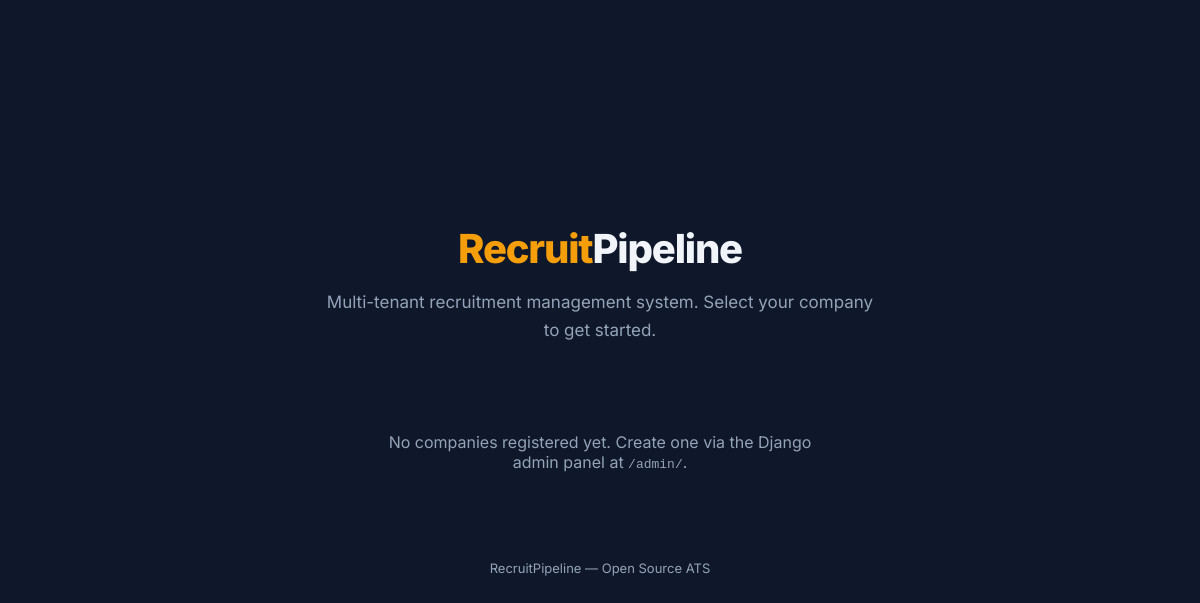
Before: / with the older database file.
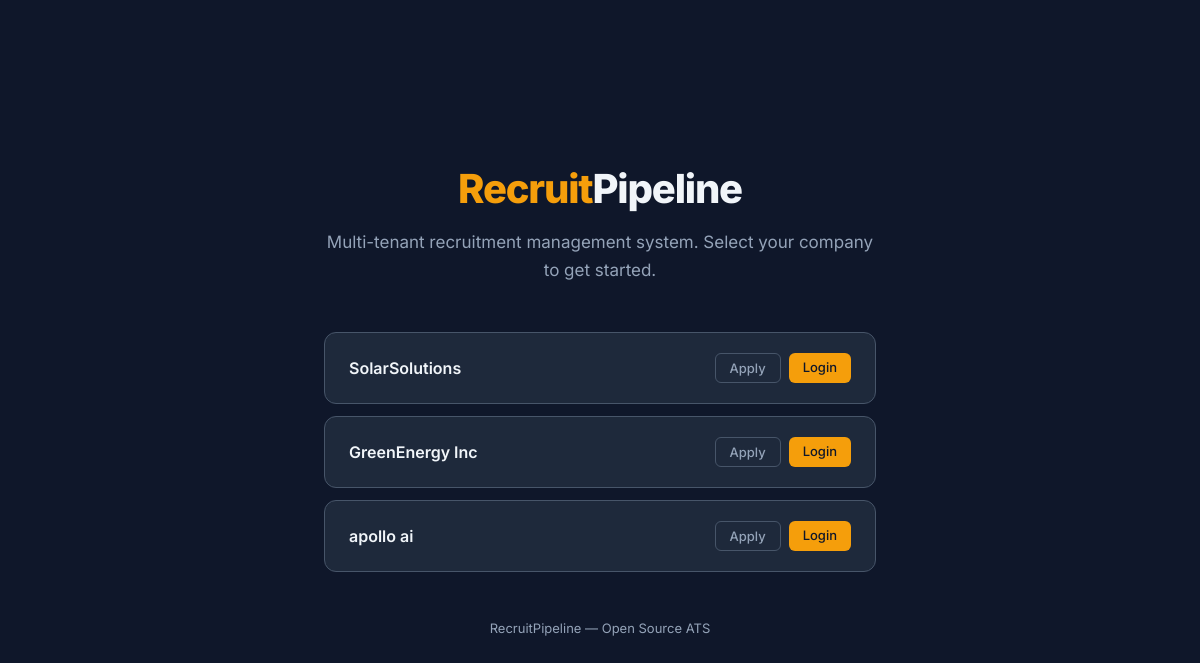
After: the same page with the newer database file.
### api/models.py (models this page shows, shortened)
class Company(models.Model):
    name = models.CharField('Company Name', max_length=200)
    slug = models.SlugField('Slug', max_length=100, unique=True, help_text='Used in URL: /slug/...')
    brand_color = models.CharField('Brand Color', max_length=7, default='#f59e0b', help_text='Hex color for branding')
    logo_url = models.URLField('Logo URL', blank=True)
    logo = models.ImageField('Logo', upload_to='company_logos/', blank=True)
    is_active = models.BooleanField('Active', default=True)
    created_at = models.DateTimeField(auto_now_add=True)
    class Meta:
        verbose_name = 'Company'
        verbose_name_plural = 'Companies'

### frontend/views.py (the view)
# urls.py: path('', views.landing, name='landing'),
def landing(request):
    companies = Company.objects.filter(is_active=True)
    return render(request, 'frontend/landing.html', {'companies': companies})

### frontend/templates/frontend/landing.html (shortened to what this page needs)
<!doctype html>
<html lang="en">
<head>
</head>
<body>
  <div class="container">
    <div class="hero">
      <h1><span class="highlight">Recruit</span>Pipeline</h1>
      <p>Multi-tenant recruitment management system. Select your company to get started.</p>
    </div>
    {% if companies %}
      <div class="company-grid">
        {% for c in companies %}
          <div class="company-card">
            <span class="name">{{ c.name }}</span>
            <div class="links">
              <a href="{% url 'apply' company_slug=c.slug %}" class="btn-ghost">Apply</a>
              <a href="{% url 'admin_login' company_slug=c.slug %}" class="btn-primary">Login</a>
            </div>
          </div>
        {% endfor %}
      </div>
    {% else %}
      <div class="empty-state">
        <p>No companies registered yet. Create one via the Django admin panel at <code>/admin/</code>.</p>
      </div>
    {% endif %}
    <div class="footer">
      RecruitPipeline &mdash; Open Source ATS
    </div>
  </div>
</body>
</html>

Changed rows visible on the page:
added Company: name "SolarSolutions"
added Company: name "GreenEnergy Inc"
added Company: name "apollo ai"
Other visible differences:
text no longer shown: "No companies registered yet. Create one via the Django admin panel at /admin/ ."
